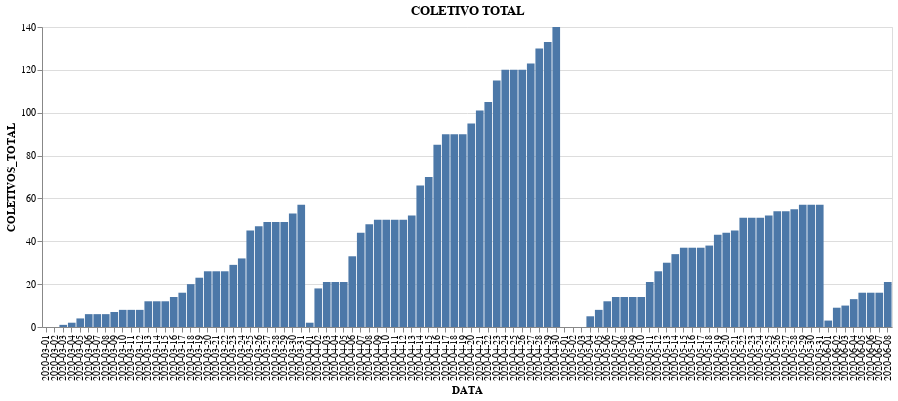

The code cell stored with this chart in its notebook:
### Markdown cell above
### Despedimentos coletivos

### Code cell
base = alt.Chart(despedimentos).mark_bar().encode(
    x='DATA',
).properties(
    width=850
)
red = alt.value('#f54242')
base.encode(y='COLETIVOS_TOTAL').properties(title='COLETIVO TOTAL') #| base.encode(y='POR DIA').properties(title='Por dia')

### Figure 1 — Vega-Lite specification as saved in the notebook (floating-point values rounded to 4 significant figures)
{"config": {"view": {"continuousWidth": 400, "continuousHeight": 300}}, "data": {"name": "data-8eecb929b0ce70ef676a0a31604851dd"}, "mark": "bar", "encoding": {"x": {"type": "nominal", "field": "DATA"}, "y": {"type": "quantitative", "field": "COLETIVOS_TOTAL"}}, "title": "COLETIVO TOTAL", "width": 850, "$schema": "https://vega.github.io/schema/vega-lite/v4.8.1.json", "datasets": {"data-8eecb929b0ce70ef676a0a31604851dd": [{"DATA": "2020-03-01", "COLETIVOS_TOTAL": 0, "COLETIVOS_MICRO": 0, "TRABALHADORES_TOTAL": 0, "TRABALHADORES_MICRO": 0}, {"DATA": "2020-03-02", "COLETIVOS_TOTAL": 0, "COLETIVOS_MICRO": 0, "TRABALHADORES_TOTAL": 0, "TRABALHADORES_MICRO": 0}, {"DATA": "2020-03-03", "COLETIVOS_TOTAL": 1, "COLETIVOS_MICRO": 1, "TRABALHADORES_TOTAL": 4, "TRABALHADORES_MICRO": 4}, {"DATA": "2020-03-04", "COLETIVOS_TOTAL": 2, "COLETIVOS_MICRO": 1, "TRABALHADORES_TOTAL": 8, "TRABALHADORES_MICRO": 4}, {"DATA": "2020-03-05", "COLETIVOS_TOTAL": 4, "COLETIVOS_MICRO": 3, "TRABALHADORES_TOTAL": 16, "TRABALHADORES_MICRO": 12}, {"DATA": "2020-03-06", "COLETIVOS_TOTAL": 6, "COLETIVOS_MICRO": 3, "TRABALHADORES_TOTAL": 37, "TRABALHADORES_MICRO": 12}, {"DATA": "2020-03-07", "COLETIVOS_TOTAL": 6, "COLETIVOS_MICRO": 3, "TRABALHADORES_TOTAL": 37, "TRABALHADORES_MICRO": 12}, {"DATA": "2020-03-08", "COLETIVOS_TOTAL": 6, "COLETIVOS_MICRO": 3, "TRABALHADORES_TOTAL": 37, "TRABALHADORES_MICRO": 12}, {"DATA": "2020-03-09", "COLETIVOS_TOTAL": 7, "COLETIVOS_MICRO": 4, "TRABALHADORES_TOTAL": 40, "TRABALHADORES_MICRO": 15}, {"DATA": "2020-03-10", "COLETIVOS_TOTAL": 8, "COLETIVOS_MICRO": 5, "TRABALHADORES_TOTAL": 44, "TRABALHADORES_MICRO": 19}, {"DATA": "2020-03-11", "COLETIVOS_TOTAL": 8, "COLETIVOS_MICRO": 5, "TRABALHADORES_TOTAL": 44, "TRABALHADORES_MICRO": 19}, {"DATA": "2020-03-12", "COLETIVOS_TOTAL": 8, "COLETIVOS_MICRO": 5, "TRABALHADORES_TOTAL": 44, "TRABALHADORES_MICRO": 19}, {"DATA": "2020-03-13", "COLETIVOS_TOTAL": 12, "COLETIVOS_MICRO": 8, "TRABALHADORES_TOTAL": 66, "TRABALHADORES_MICRO": 31}, {"DATA": "2020-03-14", "COLETIVOS_TOTAL": 12, "COLETIVOS_MICRO": 8, "TRABALHADORES_TOTAL": 66, "TRABALHADORES_MICRO": 31}, {"DATA": "2020-03-15", "COLETIVOS_TOTAL": 12, "COLETIVOS_MICRO": 8, "TRABALHADORES_TOTAL": 66, "TRABALHADORES_MICRO": 31}, {"DATA": "2020-03-16", "COLETIVOS_TOTAL": 14, "COLETIVOS_MICRO": 9, "TRABALHADORES_TOTAL": 72, "TRABALHADORES_MICRO": 33}, {"DATA": "2020-03-17", "COLETIVOS_TOTAL": 16, "COLETIVOS_MICRO": 9, "TRABALHADORES_TOTAL": 88, "TRABALHADORES_MICRO": 33}, {"DATA": "2020-03-18", "COLETIVOS_TOTAL": 20, "COLETIVOS_MICRO": 12, "TRABALHADORES_TOTAL": 196, "TRABALHADORES_MICRO": 51}, {"DATA": "2020-03-19", "COLETIVOS_TOTAL": 23, "COLETIVOS_MICRO": 13, "TRABALHADORES_TOTAL": 220, "TRABALHADORES_MICRO": 55}, {"DATA": "2020-03-20", "COLETIVOS_TOTAL": 26, "COLETIVOS_MICRO": 13, "TRABALHADORES_TOTAL": 321, "TRABALHADORES_MICRO": 55}, {"DATA": "2020-03-21", "COLETIVOS_TOTAL": 26, "COLETIVOS_MICRO": 13, "TRABALHADORES_TOTAL": 321, "TRABALHADORES_MICRO": 55}, {"DATA": "2020-03-22", "COLETIVOS_TOTAL": 26, "COLETIVOS_MICRO": 13, "TRABALHADORES_TOTAL": 321, "TRABALHADORES_MICRO": 55}, {"DATA": "2020-03-23", "COLETIVOS_TOTAL": 29, "COLETIVOS_MICRO": 14, "TRABALHADORES_TOTAL": 360, "TRABALHADORES_MICRO": 64}, {"DATA": "2020-03-24", "COLETIVOS_TOTAL": 32, "COLETIVOS_MICRO": 14, "TRABALHADORES_TOTAL": 391, "TRABALHADORES_MICRO": 64}, {"DATA": "2020-03-25", "COLETIVOS_TOTAL": 45, "COLETIVOS_MICRO": 21, "TRABALHADORES_TOTAL": 612, "TRABALHADORES_MICRO": 106}, {"DATA": "2020-03-26", "COLETIVOS_TOTAL": 47, "COLETIVOS_MICRO": 22, "TRABALHADORES_TOTAL": 651, "TRABALHADORES_MICRO": 109}, {"DATA": "2020-03-27", "COLETIVOS_TOTAL": 49, "COLETIVOS_MICRO": 22, "TRABALHADORES_TOTAL": 682, "TRABALHADORES_MICRO": 109}, {"DATA": "2020-03-28", "COLETIVOS_TOTAL": 49, "COLETIVOS_MICRO": 22, "TRABALHADORES_TOTAL": 682, "TRABALHADORES_MICRO": 109}, {"DATA": "2020-03-29", "COLETIVOS_TOTAL": 49, "COLETIVOS_MICRO": 22, "TRABALHADORES_TOTAL": 682, "TRABALHADORES_MICRO": 109}, {"DATA": "2020-03-30", "COLETIVOS_TOTAL": 53, "COLETIVOS_MICRO": 24, "TRABALHADORES_TOTAL": 762, "TRABALHADORES_MICRO": 123}, {"DATA": "2020-03-31", "COLETIVOS_TOTAL": 57, "COLETIVOS_MICRO": 27, "TRABALHADORES_TOTAL": 786, "TRABALHADORES_MICRO": 143}, {"DATA": "2020-04-01", "COLETIVOS_TOTAL": 2, "COLETIVOS_MICRO": 1, "TRABALHADORES_TOTAL": 13, "TRABALHADORES_MICRO": 3}, {"DATA": "2020-04-02", "COLETIVOS_TOTAL": 18, "COLETIVOS_MICRO": 10, "TRABALHADORES_TOTAL": 164, "TRABALHADORES_MICRO": 52}, {"DATA": "2020-04-03", "COLETIVOS_TOTAL": 21, "COLETIVOS_MICRO": 11, "TRABALHADORES_TOTAL": 196, "TRABALHADORES_MICRO": 57}, {"DATA": "2020-04-04", "COLETIVOS_TOTAL": 21, "COLETIVOS_MICRO": 11, "TRABALHADORES_TOTAL": 196, "TRABALHADORES_MICRO": 57}, {"DATA": "2020-04-05", "COLETIVOS_TOTAL": 21, "COLETIVOS_MICRO": 11, "TRABALHADORES_TOTAL": 196, "TRABALHADORES_MICRO": 57}, {"DATA": "2020-04-06", "COLETIVOS_TOTAL": 33, "COLETIVOS_MICRO": 19, "TRABALHADORES_TOTAL": 280, "TRABALHADORES_MICRO": 91}, {"DATA": "2020-04-07", "COLETIVOS_TOTAL": 44, "COLETIVOS_MICRO": 28, "TRABALHADORES_TOTAL": 354, "TRABALHADORES_MICRO": 137}, {"DATA": "2020-04-08", "COLETIVOS_TOTAL": 48, "COLETIVOS_MICRO": 30, "TRABALHADORES_TOTAL": 408, "TRABALHADORES_MICRO": 142}, {"DATA": "2020-04-09", "COLETIVOS_TOTAL": 50, "COLETIVOS_MICRO": 32, "TRABALHADORES_TOTAL": 414, "TRABALHADORES_MICRO": 148}, {"DATA": "2020-04-10", "COLETIVOS_TOTAL": 50, "COLETIVOS_MICRO": 32, "TRABALHADORES_TOTAL": 414, "TRABALHADORES_MICRO": 148}, {"DATA": "2020-04-11", "COLETIVOS_TOTAL": 50, "COLETIVOS_MICRO": 32, "TRABALHADORES_TOTAL": 414, "TRABALHADORES_MICRO": 148}, {"DATA": "2020-04-12", "COLETIVOS_TOTAL": 50, "COLETIVOS_MICRO": 32, "TRABALHADORES_TOTAL": 414, "TRABALHADORES_MICRO": 148}, {"DATA": "2020-04-13", "COLETIVOS_TOTAL": 52, "COLETIVOS_MICRO": 33, "TRABALHADORES_TOTAL": 429, "TRABALHADORES_MICRO": 152}, {"DATA": "2020-04-14", "COLETIVOS_TOTAL": 66, "COLETIVOS_MICRO": 42, "TRABALHADORES_TOTAL": 542, "TRABALHADORES_MICRO": 197}, {"DATA": "2020-04-15", "COLETIVOS_TOTAL": 70, "COLETIVOS_MICRO": 44, "TRABALHADORES_TOTAL": 605, "TRABALHADORES_MICRO": 210}, {"DATA": "2020-04-16", "COLETIVOS_TOTAL": 85, "COLETIVOS_MICRO": 51, "TRABALHADORES_TOTAL": 728, "TRABALHADORES_MICRO": 243}, {"DATA": "2020-04-17", "COLETIVOS_TOTAL": 90, "COLETIVOS_MICRO": 53, "TRABALHADORES_TOTAL": 762, "TRABALHADORES_MICRO": 256}, {"DATA": "2020-04-18", "COLETIVOS_TOTAL": 90, "COLETIVOS_MICRO": 53, "TRABALHADORES_TOTAL": 762, "TRABALHADORES_MICRO": 256}, {"DATA": "2020-04-19", "COLETIVOS_TOTAL": 90, "COLETIVOS_MICRO": 53, "TRABALHADORES_TOTAL": 762, "TRABALHADORES_MICRO": 256}, {"DATA": "2020-04-20", "COLETIVOS_TOTAL": 95, "COLETIVOS_MICRO": 56, "TRABALHADORES_TOTAL": 810, "TRABALHADORES_MICRO": 263}, {"DATA": "2020-04-21", "COLETIVOS_TOTAL": 101, "COLETIVOS_MICRO": 57, "TRABALHADORES_TOTAL": 902, "TRABALHADORES_MICRO": 265}, {"DATA": "2020-04-22", "COLETIVOS_TOTAL": 105, "COLETIVOS_MICRO": 59, "TRABALHADORES_TOTAL": 937, "TRABALHADORES_MICRO": 277}, {"DATA": "2020-04-23", "COLETIVOS_TOTAL": 115, "COLETIVOS_MICRO": 65, "TRABALHADORES_TOTAL": 1040, "TRABALHADORES_MICRO": 305}, {"DATA": "2020-04-24", "COLETIVOS_TOTAL": 120, "COLETIVOS_MICRO": 67, "TRABALHADORES_TOTAL": 1091, "TRABALHADORES_MICRO": 316}, {"DATA": "2020-04-25", "COLETIVOS_TOTAL": 120, "COLETIVOS_MICRO": 67, "TRABALHADORES_TOTAL": 1091, "TRABALHADORES_MICRO": 316}, {"DATA": "2020-04-26", "COLETIVOS_TOTAL": 120, "COLETIVOS_MICRO": 67, "TRABALHADORES_TOTAL": 1091, "TRABALHADORES_MICRO": 316}, {"DATA": "2020-04-27", "COLETIVOS_TOTAL": 123, "COLETIVOS_MICRO": 70, "TRABALHADORES_TOTAL": 1111, "TRABALHADORES_MICRO": 336}, {"DATA": "2020-04-28", "COLETIVOS_TOTAL": 130, "COLETIVOS_MICRO": 73, "TRABALHADORES_TOTAL": 1235, "TRABALHADORES_MICRO": 358}, {"DATA": "2020-04-29", "COLETIVOS_TOTAL": 133, "COLETIVOS_MICRO": 75, "TRABALHADORES_TOTAL": 1245, "TRABALHADORES_MICRO": 365}, {"DATA": "2020-04-30", "COLETIVOS_TOTAL": 140, "COLETIVOS_MICRO": 79, "TRABALHADORES_TOTAL": 1324, "TRABALHADORES_MICRO": 381}, {"DATA": "2020-05-01", "COLETIVOS_TOTAL": 0, "COLETIVOS_MICRO": 0, "TRABALHADORES_TOTAL": 0, "TRABALHADORES_MICRO": 0}, {"DATA": "2020-05-02", "COLETIVOS_TOTAL": 0, "COLETIVOS_MICRO": 0, "TRABALHADORES_TOTAL": 0, "TRABALHADORES_MICRO": 0}, {"DATA": "2020-05-03", "COLETIVOS_TOTAL": 0, "COLETIVOS_MICRO": 0, "TRABALHADORES_TOTAL": 0, "TRABALHADORES_MICRO": 0}, {"DATA": "2020-05-04", "COLETIVOS_TOTAL": 5, "COLETIVOS_MICRO": 2, "TRABALHADORES_TOTAL": 40, "TRABALHADORES_MICRO": 13}, {"DATA": "2020-05-05", "COLETIVOS_TOTAL": 8, "COLETIVOS_MICRO": 4, "TRABALHADORES_TOTAL": 49, "TRABALHADORES_MICRO": 19}, {"DATA": "2020-05-06", "COLETIVOS_TOTAL": 12, "COLETIVOS_MICRO": 6, "TRABALHADORES_TOTAL": 89, "TRABALHADORES_MICRO": 27}, {"DATA": "2020-05-07", "COLETIVOS_TOTAL": 14, "COLETIVOS_MICRO": 6, "TRABALHADORES_TOTAL": 104, "TRABALHADORES_MICRO": 27}, {"DATA": "2020-05-08", "COLETIVOS_TOTAL": 14, "COLETIVOS_MICRO": 6, "TRABALHADORES_TOTAL": 104, "TRABALHADORES_MICRO": 27}, {"DATA": "2020-05-09", "COLETIVOS_TOTAL": 14, "COLETIVOS_MICRO": 6, "TRABALHADORES_TOTAL": 104, "TRABALHADORES_MICRO": 27}, {"DATA": "2020-05-10", "COLETIVOS_TOTAL": 14, "COLETIVOS_MICRO": 6, "TRABALHADORES_TOTAL": 104, "TRABALHADORES_MICRO": 27}, {"DATA": "2020-05-11", "COLETIVOS_TOTAL": 21, "COLETIVOS_MICRO": 10, "TRABALHADORES_TOTAL": 148, "TRABALHADORES_MICRO": 40}, {"DATA": "2020-05-12", "COLETIVOS_TOTAL": 26, "COLETIVOS_MICRO": 13, "TRABALHADORES_TOTAL": 214, "TRABALHADORES_MICRO": 51}, {"DATA": "2020-05-13", "COLETIVOS_TOTAL": 30, "COLETIVOS_MICRO": 15, "TRABALHADORES_TOTAL": 232, "TRABALHADORES_MICRO": 55}, {"DATA": "2020-05-14", "COLETIVOS_TOTAL": 34, "COLETIVOS_MICRO": 18, "TRABALHADORES_TOTAL": 259, "TRABALHADORES_MICRO": 69}, {"DATA": "2020-05-15", "COLETIVOS_TOTAL": 37, "COLETIVOS_MICRO": 19, "TRABALHADORES_TOTAL": 282, "TRABALHADORES_MICRO": 73}, {"DATA": "2020-05-16", "COLETIVOS_TOTAL": 37, "COLETIVOS_MICRO": 19, "TRABALHADORES_TOTAL": 282, "TRABALHADORES_MICRO": 73}, {"DATA": "2020-05-17", "COLETIVOS_TOTAL": 37, "COLETIVOS_MICRO": 19, "TRABALHADORES_TOTAL": 282, "TRABALHADORES_MICRO": 73}, {"DATA": "2020-05-18", "COLETIVOS_TOTAL": 38, "COLETIVOS_MICRO": 19, "TRABALHADORES_TOTAL": 306, "TRABALHADORES_MICRO": 73}, {"DATA": "2020-05-19", "COLETIVOS_TOTAL": 43, "COLETIVOS_MICRO": 20, "TRABALHADORES_TOTAL": 384, "TRABALHADORES_MICRO": 79}, {"DATA": "2020-05-20", "COLETIVOS_TOTAL": 44, "COLETIVOS_MICRO": 20, "TRABALHADORES_TOTAL": 404, "TRABALHADORES_MICRO": 79}, {"DATA": "2020-05-21", "COLETIVOS_TOTAL": 45, "COLETIVOS_MICRO": 20, "TRABALHADORES_TOTAL": 417, "TRABALHADORES_MICRO": 79}, {"DATA": "2020-05-22", "COLETIVOS_TOTAL": 51, "COLETIVOS_MICRO": 21, "TRABALHADORES_TOTAL": 492, "TRABALHADORES_MICRO": 83}, {"DATA": "2020-05-23", "COLETIVOS_TOTAL": 51, "COLETIVOS_MICRO": 21, "TRABALHADORES_TOTAL": 492, "TRABALHADORES_MICRO": 83}, {"DATA": "2020-05-24", "COLETIVOS_TOTAL": 51, "COLETIVOS_MICRO": 21, "TRABALHADORES_TOTAL": 492, "TRABALHADORES_MICRO": 83}, {"DATA": "2020-05-25", "COLETIVOS_TOTAL": 52, "COLETIVOS_MICRO": 21, "TRABALHADORES_TOTAL": 496, "TRABALHADORES_MICRO": 83}, {"DATA": "2020-05-26", "COLETIVOS_TOTAL": 54, "COLETIVOS_MICRO": 23, "TRABALHADORES_TOTAL": 507, "TRABALHADORES_MICRO": 94}, {"DATA": "2020-05-27", "COLETIVOS_TOTAL": 54, "COLETIVOS_MICRO": 23, "TRABALHADORES_TOTAL": 507, "TRABALHADORES_MICRO": 94}, {"DATA": "2020-05-28", "COLETIVOS_TOTAL": 55, "COLETIVOS_MICRO": 23, "TRABALHADORES_TOTAL": 527, "TRABALHADORES_MICRO": 94}, {"DATA": "2020-05-29", "COLETIVOS_TOTAL": 57, "COLETIVOS_MICRO": 23, "TRABALHADORES_TOTAL": 542, "TRABALHADORES_MICRO": 94}, {"DATA": "2020-05-30", "COLETIVOS_TOTAL": 57, "COLETIVOS_MICRO": 23, "TRABALHADORES_TOTAL": 542, "TRABALHADORES_MICRO": 94}, {"DATA": "2020-05-31", "COLETIVOS_TOTAL": 57, "COLETIVOS_MICRO": 23, "TRABALHADORES_TOTAL": 542, "TRABALHADORES_MICRO": 94}, {"DATA": "2020-06-01", "COLETIVOS_TOTAL": 3, "COLETIVOS_MICRO": 0, "TRABALHADORES_TOTAL": 180, "TRABALHADORES_MICRO": 0}, {"DATA": "2020-06-02", "COLETIVOS_TOTAL": 9, "COLETIVOS_MICRO": 1, "TRABALHADORES_TOTAL": 239, "TRABALHADORES_MICRO": 4}, {"DATA": "2020-06-03", "COLETIVOS_TOTAL": 10, "COLETIVOS_MICRO": 2, "TRABALHADORES_TOTAL": 244, "TRABALHADORES_MICRO": 9}, {"DATA": "2020-06-04", "COLETIVOS_TOTAL": 13, "COLETIVOS_MICRO": 4, "TRABALHADORES_TOTAL": 302, "TRABALHADORES_MICRO": 15}, {"DATA": "2020-06-05", "COLETIVOS_TOTAL": 16, "COLETIVOS_MICRO": 4, "TRABALHADORES_TOTAL": 362, "TRABALHADORES_MICRO": 15}, {"DATA": "2020-06-06", "COLETIVOS_TOTAL": 16, "COLETIVOS_MICRO": 4, "TRABALHADORES_TOTAL": 362, "TRABALHADORES_MICRO": 15}, {"DATA": "2020-06-07", "COLETIVOS_TOTAL": 16, "COLETIVOS_MICRO": 4, "TRABALHADORES_TOTAL": 362, "TRABALHADORES_MICRO": 15}, {"DATA": "2020-06-08", "COLETIVOS_TOTAL": 21, "COLETIVOS_MICRO": 6, "TRABALHADORES_TOTAL": 617, "TRABALHADORES_MICRO": 28}]}}
